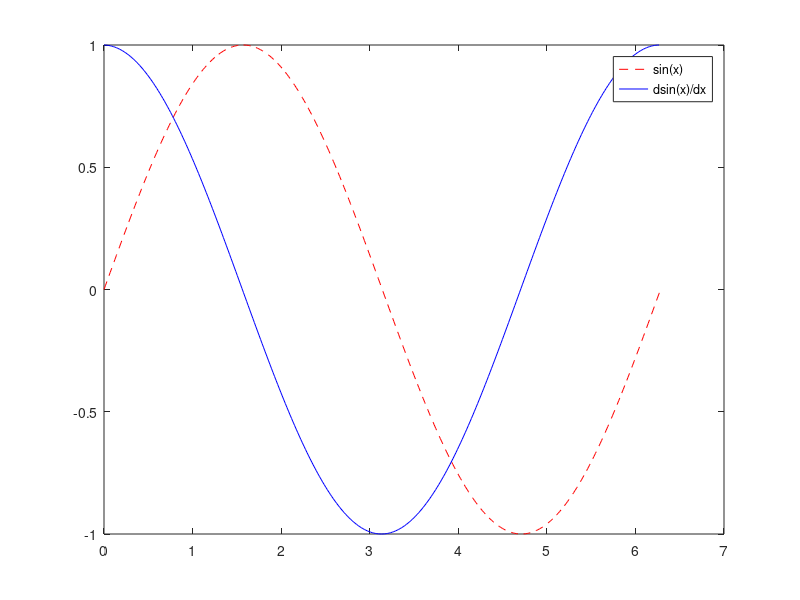

Write MATLAB code to recreate this figure.
clc;clear all
x=linspace(0,2.*pi,360);
y=sin(x);
dx=diff(x);
dy=diff(y);
dyx=dy./dx;
plot(x,y,'r--')
hold on
n=length(x);
plot(x(1:n-1),dyx,'b-')
legend('sin(x)','dsin(x)/dx')
